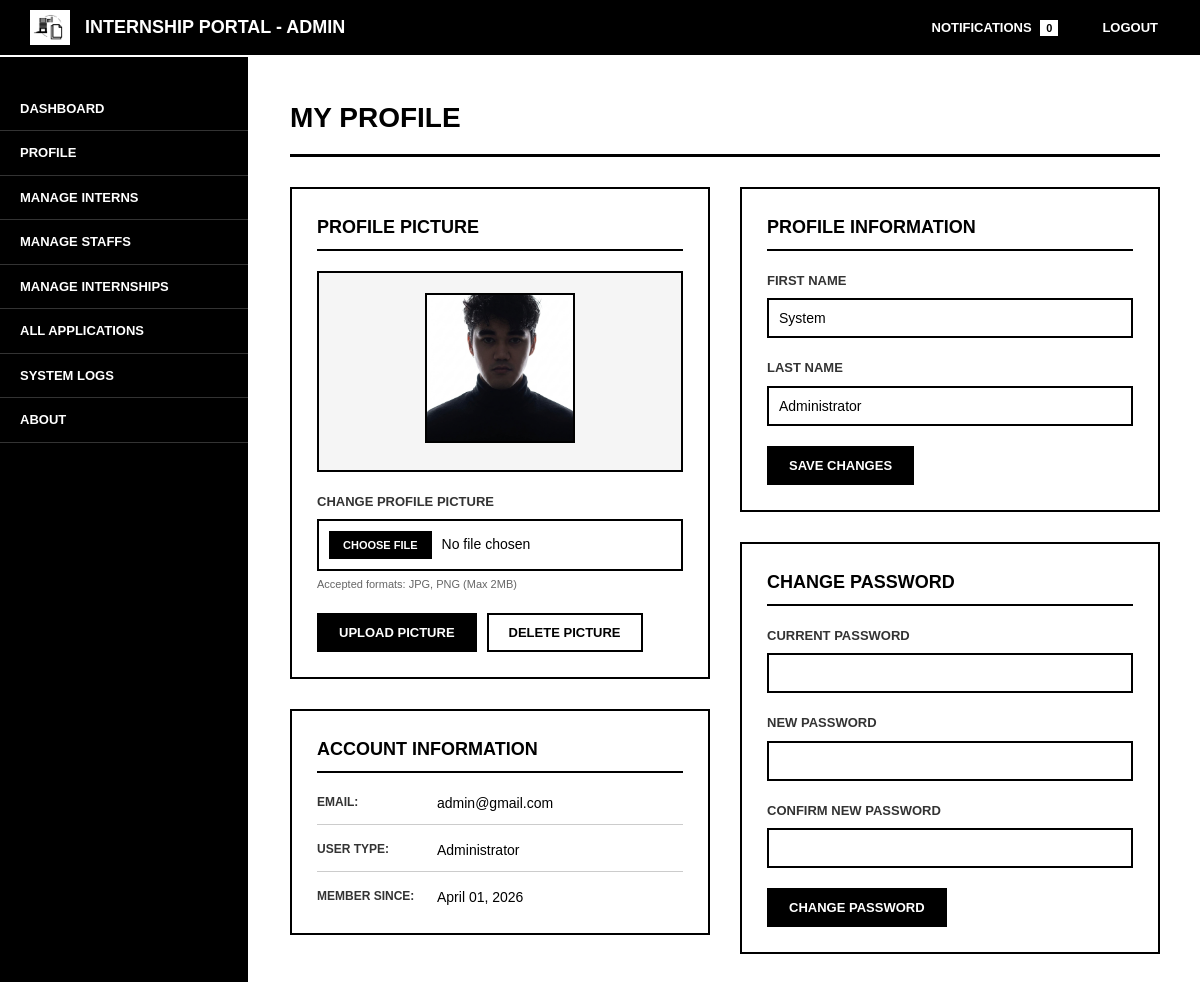
The app's page /admin/profile.php (signed in) with its own data.
### tables this page shows
CREATE TABLE `admin_profiles` (
  `admin_id` int(11) NOT NULL,
  `user_id` int(11) NOT NULL,
  `admin_fname` varchar(100) NOT NULL,
  `admin_lname` varchar(100) NOT NULL,
  `profile_image` varchar(255) DEFAULT 'default.png',
  `created_at` timestamp NOT NULL DEFAULT current_timestamp(),
  `updated_at` timestamp NOT NULL DEFAULT current_timestamp() ON UPDATE current_timestamp()
);

CREATE TABLE `users` (
  `user_id` int(11) NOT NULL,
  `email` varchar(255) NOT NULL,
  `password_hash` varchar(255) DEFAULT NULL,
  `user_type` enum('admin','staff','intern','superadmin') NOT NULL,
  `verified` tinyint(1) DEFAULT 0,
  `created_at` timestamp NOT NULL DEFAULT current_timestamp(),
  `updated_at` timestamp NOT NULL DEFAULT current_timestamp() ON UPDATE current_timestamp(),
  `first_login` tinyint(1) DEFAULT 1,
  `reset_token` varchar(255) DEFAULT NULL,
  `token_expiry` datetime DEFAULT NULL,
  `status` enum('active','banned','suspended') DEFAULT 'active'
);

### admin/profile.php (the view, shortened to what this page needs)
<?php
require_once '../includes/db.php';
$user_id = $_SESSION['user_id'];
$upload_dir = "../assets/img/profile/";
$default_image = "default.png";
$stmt = $pdo->prepare("
    SELECT ap.*, u.email
    FROM admin_profiles ap
    JOIN users u ON ap.user_id = u.user_id
    WHERE ap.user_id = ?
");
$stmt->execute([$user_id]);
$admin = $stmt->fetch();
$imagePath = $upload_dir . ($admin['profile_image'] ?? $default_image);
$stmt = $pdo->prepare("
    SELECT COUNT(*)
    FROM notifications
    WHERE user_id=? AND is_read=0
");
$stmt->execute([$user_id]);
$unread = $stmt->fetchColumn();
?>
<!DOCTYPE html>
<html>
<head>
    <link rel="stylesheet" href="../assets/css/admin_profile.css">
    <link rel="stylesheet" href="../assets/css/logout_modal.css">
</head>
<body>
    <div class="topnav">
        <div class="logo-section">
            <img src="../assets/img/logo.png" alt="Logo">
            <h2>Internship Portal - Admin</h2>
        </div>
        <div class="topnav-right">
            <a href="notifications.php">
                Notifications <span class="badge"><?= $unread ?></span>
            </a>
            <a href="#" onclick="openLogoutModal()">Logout</a>
        </div>
    </div>
    <div class="wrapper">
        <div class="sidebar">
            <a href="index.php">Dashboard</a>
            <a href="profile.php">Profile</a>
            <a href="manage_interns.php">Manage Interns</a>
            <a href="manage_staffs.php">Manage Staffs</a>
            <a href="manage_internships.php">Manage Internships</a>
            <a href="applications.php">All Applications</a>
            <a href="system_logs.php">System Logs</a>
            <a href="about.php">About</a>
        </div>
    <div class="main-content">
        <h2>My Profile</h2>
        <div class="row">
            <div>
                <div class="form-section">
                    <h3>Profile Picture</h3>
                    <div class="profile-image-container">
                        <img src="<?php echo htmlspecialchars($imagePath); ?>" alt="Profile Image" id="currentProfileImage">
                    </div>
                    <form method="POST" enctype="multipart/form-data">
                        <div class="form-group">
                            <label>Change Profile Picture</label>
                            <input type="file" name="profile_image" accept="image/jpeg,image/png" required>
                            <small style="color: #666; display: block; margin-top: 5px;">Accepted formats: JPG, PNG (Max 2MB)</small>
                        </div>
                        <div class="button-group">
                            <button type="submit" name="update_profile_image" class="btn btn-primary">Upload Picture</button>
                            <button type="submit" name="delete_image" class="btn btn-danger" onclick="return confirm('Delete current profile picture?')">Delete Picture</button>
                        </div>
                    </form>
                </div>
                <div class="form-section">
                    <h3>Account Information</h3>
                    <div class="info-field">
                        <span class="info-label">Email:</span>
                        <span class="info-value"><?= htmlspecialchars($admin['email']) ?></span>
                    </div>
                    <div class="info-field">
                        <span class="info-label">User Type:</span>
                        <span class="info-value">Administrator</span>
                    </div>
                    <div class="info-field">
                        <span class="info-label">Member Since:</span>
                        <span class="info-value"><?php
                            $stmt = $pdo->prepare("SELECT created_at FROM users WHERE user_id=?");
                            $stmt->execute([$user_id]);
                            $user_data = $stmt->fetch();
                            echo date('F d, Y', strtotime($user_data['created_at']));
                        ?></span>
                    </div>
                </div>
            </div>
            <div>
                <div class="form-section">
                    <h3>Profile Information</h3>
                    <form method="POST">
                        <div class="form-group">
                            <label for="admin_fname">First Name</label>
                            <input type="text" id="admin_fname" name="admin_fname" value="<?= htmlspecialchars($admin['admin_fname'] ?? '') ?>" required>
                        </div>
                        <div class="form-group">
                            <label for="admin_lname">Last Name</label>
                            <input type="text" id="admin_lname" name="admin_lname" value="<?= htmlspecialchars($admin['admin_lname'] ?? '') ?>" required>
                        </div>
                        <button type="submit" name="update_profile_info" class="btn btn-primary">Save Changes</button>
                    </form>
                </div>
                <div class="form-section">
                    <h3>Change Password</h3>
                    <form method="POST">
                        <div class="form-group">
                            <label for="current_password">Current Password</label>
                            <input type="password" id="current_password" name="current_password" required>
                        </div>
                        <div class="form-group">
                            <label for="new_password">New Password</label>
                            <input type="password" id="new_password" name="new_password" required>
                        </div>
                        <div class="form-group">
                            <label for="confirm_password">Confirm New Password</label>
                            <input type="password" id="confirm_password" name="confirm_password" required>
                        </div>
                        <button type="submit" name="change_password" class="btn btn-primary">Change Password</button>
                    </form>
                </div>
            </div>
        </div>
    </div>
</body>
</html>

### assets/css/admin_profile.css (style rules this page uses)
* { margin: 0; padding: 0; box-sizing: border-box; }
body { font-family: Arial, Helvetica, sans-serif; background-color: #ffffff; color: #000000; line-height: 1.5; min-height: 100vh; }
.topnav { background-color: #000000; color: #ffffff; padding: 10px 30px; display: flex; justify-content: space-between; align-items: center; border-bottom: 2px solid #ffffff; }
.logo-section { display: flex; align-items: center; gap: 15px; }
.logo-section img { max-width: 40px; height: auto; border: 2px solid #ffffff; }
.logo-section h2 { font-size: 18px; font-weight: bold; text-transform: uppercase; color: #ffffff; margin: 0; }
.topnav-right { display: flex; gap: 20px; }
.topnav-right a { color: #ffffff; text-decoration: none; font-size: 13px; font-weight: bold; text-transform: uppercase; padding: 5px 10px; border: 2px solid transparent; transition: all 0.3s ease; cursor: pointer; }
.badge { background-color: #ffffff; color: #000000; padding: 2px 6px; font-size: 11px; font-weight: bold; margin-left: 5px; }
.wrapper { display: flex; min-height: calc(100vh - 60px); }
.sidebar { width: 250px; background-color: #000000; color: #ffffff; padding: 30px 0; border-right: 2px solid #ffffff; flex-shrink: 0; }
.sidebar a { display: block; color: #ffffff; text-decoration: none; padding: 12px 20px; border-bottom: 1px solid #333333; text-transform: uppercase; font-size: 13px; font-weight: bold; transition: all 0.3s ease; }
.main-content { flex: 1; padding: 40px; background-color: #ffffff; overflow-y: auto; max-height: calc(100vh - 60px); }
.main-content h2 { font-size: 28px; font-weight: bold; text-transform: uppercase; margin-bottom: 30px; border-bottom: 3px solid #000000; padding-bottom: 15px; }
.main-content h3 { font-size: 18px; font-weight: bold; text-transform: uppercase; margin-bottom: 20px; border-bottom: 2px solid #000000; padding-bottom: 8px; }
.row { display: flex; gap: 30px; flex-wrap: wrap; }
.row > div { flex: 1; min-width: 280px; }
.form-section { border: 2px solid #000000; padding: 25px; margin-bottom: 30px; background-color: #ffffff; }
.profile-image-container { text-align: center; margin-bottom: 20px; border: 2px solid #000000; padding: 20px; background-color: #f5f5f5; }
.profile-image-container img { width: 150px; height: 150px; object-fit: cover; border: 2px solid #000000; }
.info-field { display: flex; margin-bottom: 15px; border-bottom: 1px solid #cccccc; padding-bottom: 10px; }
.info-field:last-child { border-bottom: none; margin-bottom: 0; padding-bottom: 0; }
.info-label { width: 120px; font-weight: bold; text-transform: uppercase; font-size: 12px; color: #333333; flex-shrink: 0; }
.info-value { flex: 1; font-size: 14px; font-weight: 500; }
.form-group { margin-bottom: 20px; }
.form-group label { display: block; font-weight: bold; text-transform: uppercase; font-size: 13px; margin-bottom: 8px; color: #333333; }
.form-group input[type="text"], .form-group input[type="password"], .form-group input[type="file"] { width: 100%; padding: 10px; border: 2px solid #000000; background-color: #ffffff; font-size: 14px; color: #000000; font-family: Arial, Helvetica, sans-serif; }
.form-group small { font-size: 11px; color: #666666; }
input[type="file"] { padding: 8px; }
.button-group { display: flex; gap: 10px; flex-wrap: wrap; margin-top: 10px; }
.btn { display: inline-block; padding: 10px 20px; border: 2px solid #000000; font-weight: bold; text-transform: uppercase; font-size: 13px; cursor: pointer; transition: all 0.3s ease; background-color: transparent; color: #000000; text-align: center; }
.btn-primary { background-color: #000000; color: #ffffff; }
.btn-danger { background-color: #ffffff; color: #000000; }

### records on screen
admin_profiles: profile_image (picture), user.email "admin@gmail.com", admin_fname "System", admin_lname "Administrator"
users: created_at "April 01, 2026"

### other values on screen
$unread "0"
